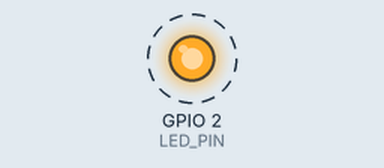
A sketch run on a simulated ESP32. Shown: output pins drawn as LEDs (lit = HIGH). Dashed ring = blinking. WiFi joins after 1.5 s; servers stay silent unless stated; what the sketch prints to the serial monitor is not drawn.

Above: at 2.0 s.
Timing chart, 0 to 6.1 s (numbered marks = the images above):
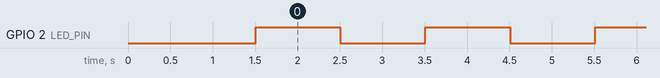

The sketch:

esp32_ota_test.ino
```cpp
// HazardBot ESP32 OTA 연결 테스트 (2026-07-30)
//
// 목적: 주행 펌웨어를 올리기 전에 "무선 업로드 경로"부터 확보한다.
//       이 스케치를 USB 로 한 번 올리면, 이후 업로드는 WiFi 로 가능하다.
//
// 확인 방법:
//   1) 시리얼 모니터(115200)에 핫스팟 접속 + IP 가 찍히는지
//   2) Arduino IDE 포트 목록에 "hazardbot-drive at 172.20.10.x" 네트워크 포트가 뜨는지
//   3) FW_VERSION 을 2 로 바꿔 네트워크 포트로 재업로드 → 시리얼 대신 LED 점멸 속도로 확인
//      (v1 = 1초 점멸, v2 이상 = 0.2초 점멸)
//
// 🔴 iPhone 핫스팟: "호환성 최대화" ON (2.4GHz). ESP32 는 5GHz 를 못 본다.

#include <WiFi.h>
#include <ArduinoOTA.h>

// ── 여기 두 줄만 수정 ─────────────────────────────────────
const char* WIFI_SSID = "여기에-AP-SSID";
const char* WIFI_PW   = "여기에-AP-비밀번호";  // 🔴 공개 저장소라 실제 값을 적지 않는다. 업로드 전에 여기만 채울 것.
// ─────────────────────────────────────────────────────────

const int FW_VERSION = 1;          // OTA 성공 확인용 — 재업로드 때 2 로 올릴 것
const int LED_PIN    = 2;          // DevKit V1 내장 LED

unsigned long lastBlink = 0;
unsigned long lastWifiRetry = 0;
bool ledOn = false;

void setup() {
  Serial.begin(115200);
  pinMode(LED_PIN, OUTPUT);

  WiFi.mode(WIFI_STA);
  WiFi.begin(WIFI_SSID, WIFI_PW);
  Serial.printf("\n[v%d] WiFi 접속 중: %s ", FW_VERSION, WIFI_SSID);
  // 최대 15초 대기 — 실패해도 loop 의 재접속 루프가 이어받는다
  for (int i = 0; i < 30 && WiFi.status() != WL_CONNECTED; i++) {
    delay(500);
    Serial.print(".");
  }

  if (WiFi.status() == WL_CONNECTED) {
    Serial.printf("\n✅ 접속 성공  IP: %s  (이 주소가 네트워크 포트에 떠야 함)\n",
                  WiFi.localIP().toString().c_str());
  } else {
    Serial.println("\n🔴 접속 실패 — SSID/암호, 호환성 최대화(2.4GHz), 핫스팟 화면 열림 여부 확인");
  }

  ArduinoOTA.setHostname("hazardbot-drive");   // ESP32 #1 = 주행 보드. #2 는 hazardbot-env 로
  ArduinoOTA.onStart([]() {
    // 🔴 주행 펌웨어로 넘어가면 여기서 반드시 모터 정지 (TB6612 STBY LOW)
    Serial.println("OTA 수신 시작");
  });
  ArduinoOTA.onEnd([]()   { Serial.println("\nOTA 완료 — 재부팅"); });
  ArduinoOTA.onError([](ota_error_t e) { Serial.printf("OTA 오류 %u\n", e); });
  ArduinoOTA.begin();
}

void loop() {
  ArduinoOTA.handle();   // 🔴 매 루프 호출 — 빠지면 무선 업로드가 안 잡힌다

  // 끊기면 5초마다 재접속 (핫스팟이 유휴로 꺼졌다 켜져도 자동 복구)
  if (WiFi.status() != WL_CONNECTED && millis() - lastWifiRetry > 5000) {
    lastWifiRetry = millis();
    WiFi.disconnect();
    WiFi.begin(WIFI_SSID, WIFI_PW);
  }

  // LED 점멸 — v1: 1초 간격, v2 이상: 0.2초 간격 (OTA 성공을 눈으로 확인)
  unsigned long interval = (FW_VERSION >= 2) ? 200 : 1000;
  if (millis() - lastBlink > interval) {
    lastBlink = millis();
    ledOn = !ledOn;
    digitalWrite(LED_PIN, ledOn);
  }
}
```

Measured:
- by itself, GPIO 2 (LED_PIN): alternates HIGH for 1.0 s and LOW for 1.0 s
